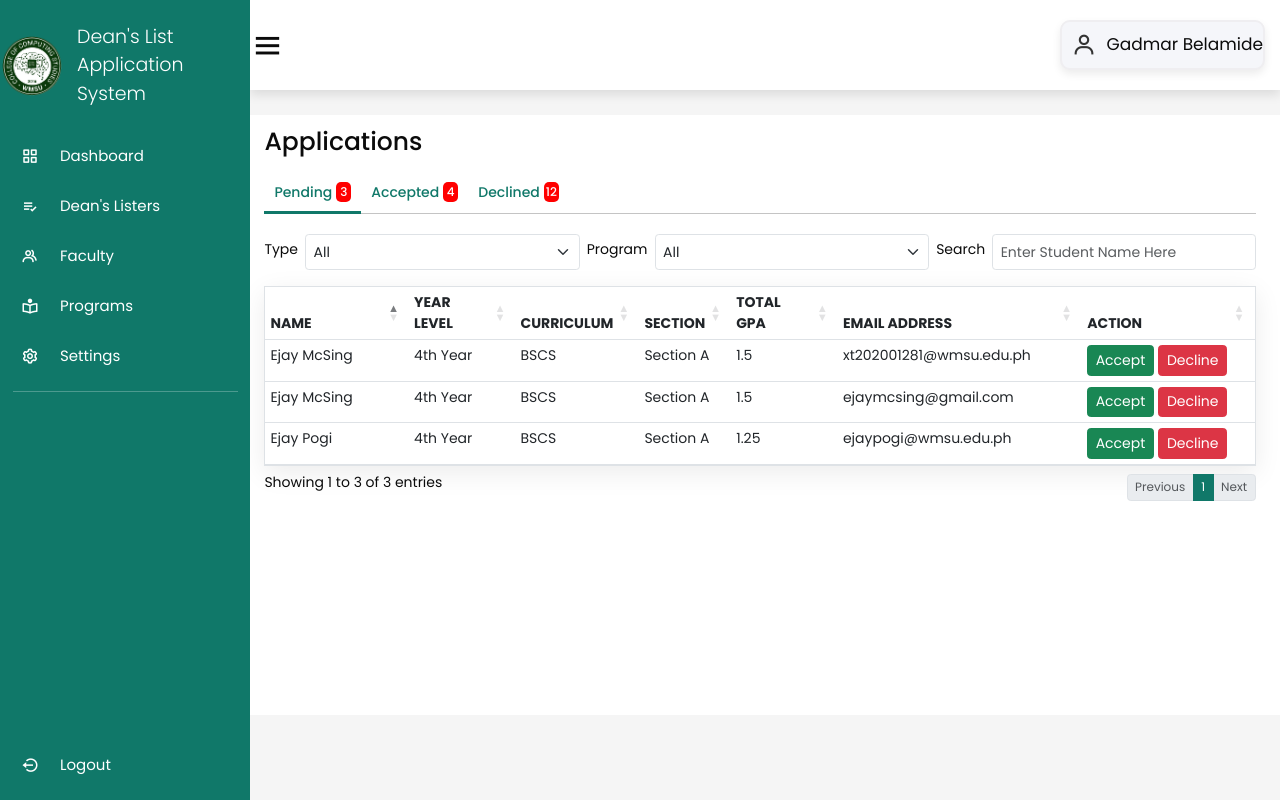
The app's page /apply/admin-application.php (signed in) with its own data.
### tables this page shows
CREATE TABLE `dean_applicants` (
  `id` int(11) NOT NULL,
  `name` varchar(255) NOT NULL,
  `email` varchar(255) NOT NULL,
  `school_year` varchar(255) NOT NULL,
  `curriculum` varchar(255) NOT NULL,
  `year_level` varchar(255) NOT NULL,
  `section` varchar(255) NOT NULL,
  `total_gpa` float NOT NULL,
  `status` varchar(255) NOT NULL,
  `user_id` int(11) NOT NULL
);

### apply/admin-application.php (the view, shortened to what this page needs)
<?php
$conn = mysqli_connect('localhost', 'root', '', 'deanslist');
?>
<!DOCTYPE html>
<html lang="en">
<head>
    <link rel="stylesheet" href="https://cdn.jsdelivr.net/npm/boxicons@latest/css/boxicons.min.css">
    <link href="../css/style.css?v=<?php echo time(); ?>" rel="stylesheet">
    <link rel="stylesheet" href="//code.jquery.com/ui/1.13.2/themes/base/jquery-ui.css">
    <link href="../css/admin-application.css?v=<?php echo time(); ?>" rel="stylesheet">
    <link href="https://cdn.jsdelivr.net/npm/bootstrap@5.3.0-alpha1/dist/css/bootstrap.min.css" rel="stylesheet">
    <link rel="stylesheet" href="https://cdn.datatables.net/1.13.4/css/dataTables.bootstrap5.min.css">
</head>
<body>
    <div class="side-bar">
        <br>
        <div class="logo-details">
            <img class="logo" style="margin-left:2px" src="../img/ccslogo.png" width="55" height="60">
            <span class="logo-name">Dean's List Application <br> System</span>
        </div>
        <br>
        <ul class="nav-links">
            <li>
                <a href="../dashboard/dashboard.php">
                    <i class='bx bx-grid-alt'></i>
                    <span class="links-name">Dashboard</span>
                </a>
            </li>
            <li>
                <a href="../listers/listers.php">
                    <i class='bx bx-list-check'></i>
                    <span class="links-name">Dean's Listers</span>
                </a>
            </li>
            <li>
                <a href="../faculty/faculty.php">
                    <i class='bx bx-group'></i>
                    <span class="links-name">Faculty</span>
                </a>
            </li>
            <li>
                <a href="../programs/programs.php">
                    <i class='bx bx-book-reader'></i>
                    <span class="links-name">Programs</span>
                </a>
            </li>
            <li>
                <a href="#">
                    <i class='bx bx-cog'></i>
                    <span class="links-name">Settings</span>
                </a>
            </li>
            <hr class="line">
            <li id="logout-link">
                <a class="logout-link" href="../login/logout.php" title="Logout">
                    <i class='bx bx-log-out-circle'></i>
                    <span class="links-name">Logout</span>
                </a>
            </li>
        </ul>
    </div>
    <section class="home-section">
        <nav>
            <div class="side-bar-button">
                <i class='bx bx-menu small'></i>
            </div>
            <div class="profile-details">
                <i class='bx bx-user'></i>
                <?php echo '<span class="admin-name">' . $_SESSION['user_firstname'] . ' ' . $_SESSION['user_lastname'] . '</span>'; ?>
            </div>
        </nav>
        <div class="home-content">
            <div class="main-content">
                <h1>Applications</h1>
                <div class="content-table-container">
                    <ul class="nav nav-pills">
                        <li class="nav-item">
                            <a class="pending nav-link d-flex flex-row active" aria-current="page" href="#pending" data-bs-toggle="tab">Pending <div class="number-pending d-flex flex-row justify-content-center align-items-center" style="background-color: red; padding: 2px; border-radius: 5px; font-size: 12px; width: 15px ;height: 20px; padding: 3px; color: white; margin-left: 4px"><?php $sql = "SELECT * FROM dean_applicants WHERE status = 'pending'";$result = mysqli_query($conn, $sql);echo mysqli_num_rows($result) ?></div> </a>
                        </li>
                        <li class="nav-item">
                            <a class="accepted nav-link d-flex flex-row" href="#accepted" data-bs-toggle="tab">Accepted <div class="number-pending d-flex flex-row justify-content-center align-items-center" style="background-color: red; padding: 2px; border-radius: 5px; font-size: 12px; width: 15px ;height: 20px; padding: 3px; color: white; margin-left: 4px"><?php $sql = "SELECT * FROM dean_applicants WHERE status = 'Accepted'";$result = mysqli_query($conn, $sql);echo mysqli_num_rows($result) ?></div> </a>
                        </li>
                        <li class="nav-item">
                            <a class="declined nav-link d-flex flex-row" href="#declined" data-bs-toggle="tab">Declined <div class="number-pending d-flex flex-row justify-content-center align-items-center" style="background-color: red; padding: 2px; border-radius: 5px; font-size: 12px; width: 15px ;height: 20px; padding: 3px; color: white; margin-left: 4px"><?php $sql = "SELECT * FROM dean_applicants WHERE status = 'Declined'";$result = mysqli_query($conn, $sql);echo mysqli_num_rows($result) ?></div> </a>
                        </li>
                    </ul>
                    <div class="tab-content">
                        <div class="tab-pane show active" id="pending">
                            <div class="filter-div d-flex flex-row ">
                                <p>Type</p>
                                <select class="form-select type">
                                    <option selected>All</option>
                                </select>
                                <p>Program</p>
                                <select class="form-select program">
                                    <option selected>All</option>
                                </select>
                                <p>Search</p>
                                <input class="form-control search-bar" type="text" placeholder="Enter Student Name Here">
                            </div>
                            <?php
                                $sql = "SELECT * FROM dean_applicants WHERE status = 'pending'";
                                $result = mysqli_query($conn, $sql);
                            ?>
                            <div class="applicant-table-div">
                                <table class="table" id="pendingTable">
                                    <thead>
                                        <tr>
                                            <th scope="col" style="width: 15%">Name</th>
                                            <th scope="col" style="width: 11%">Year Level</th>
                                            <th scope="col" style="width: 11%">Curriculum</th>
                                            <th scope="col" style="width: 9%">Section</th>
                                            <th scope="col" style="width: 11%">Total GPA</th>
                                            <th scope="col" style="width: 25%">Email Address</th>
                                            <th scope="col">Action</th>
                                        </tr>
                                    </thead>
                                    <tbody>
                                        <?php
                                        if (mysqli_num_rows($result) > 0) {
                                            while ($row = mysqli_fetch_assoc($result)) {
                                                if ($row["year_level"] % 10 == 1 && $row["year_level"] != 11) {
                                                    $suffix = "st";
                                                } else if ($row["year_level"] % 10 == 2 && $row["year_level"] != 12) {
                                                $suffix = "nd";
                                                } else if ($row["year_level"] % 10 == 3 && $row["year_level"] != 13) {
                                                $suffix = "rd";
                                                } else {
                                                $suffix = "th";
                                                }
                                                $user_id = $row["user_id"];
                                                echo "<tr><td>". $row["name"]. "</td><td>". $row["year_level"] . $suffix ." Year</td><td>BS". strtoupper($row["curriculum"]) ."</td><td>Section ". $row["section"] ."</td><td>". $row["total_gpa"] ."</td><td>". $row["email"] ."</td>". '<td>
                                                <form action="update.php" method="post">
                                                    <button type="button submit" name="accept" class="btn btn-success accept" data-bs-toggle="modal" data-bs-target="#confirmModal">Accept</button>
                                                    <button type="button submit" name="decline" class="btn btn-danger decline">Decline</button>
                                                    <input type="hidden" name="user_id" value="'.$user_id.'">
                                                </form></td>' ."</tr>";
                                            }
                                        }
                                        ?>
                                    </tbody>
                                </table>
                            </div>
                        </div>
                    </div>
                </div>
            </div>
        </div>
    </section>
</body>
</html>

### css/style.css (style rules this page uses)
* { font-family:'Poppins', sans-serif; margin: 0; padding: 0; box-sizing: border-box; font-size: 17px; color : rgb(11, 11, 11); outline: none; border:none; text-decoration: none; }
input, select { width: 100%; padding: 12px; margin: 8px 0; border-radius: 2px; box-sizing: border-box; border: 1px solid rgb(190, 190, 190); }
.side-bar { position: fixed; top: 0; left: 0; width: 200px; height: calc(100vh); background-color: #107869; z-index: 2000; font-family: var(--lato); transition: .3s ease; overflow: hidden; scrollbar-width: none; }
.side-bar .logo-details { height: 80px; display: flex; align-items: center; }
.side-bar .logo-details .logo { font-size: 28px; font-weight: 800; min-width: 60px; justify-items: center; }
.side-bar .logo-details .logo-name { color: #fff; font-size: 19px; font-weight: 300; align-items: center; display: block; margin-left: 15px; }
.side-bar .nav-links { padding: 0 !important; height: calc(100vh); }
.side-bar .nav-links li { position: relative; list-style: none; height: 50px; width: 100%; }
.side-bar .nav-links li a { height: 100%; width: 100%; display: flex; align-items: center; text-decoration: none; }
.side-bar .nav-links li i { min-width: 60px; text-align: center; font-size: 18px; color: #fff; }
.side-bar .nav-links li a .links-name { color: #fff; font-size: 15px; font-weight: 400; white-space: nowrap; }
.side-bar .nav-links .line { margin: 10px auto; width: 90%; height: 1px; border: 0; border-top: 1px solid white; }
.home-section { position: relative; background-color: #f5f5f5; min-height: calc(100vh); width: calc(100% - 250px); left: 250px; }
.home-section nav { position: fixed; top:0; left:20; right:20; z-index: 1000; background-color: var(--white); display: flex; padding-top: 2rem; padding-bottom: 2rem; box-shadow: var(--box-shadow); align-items: center; justify-content: space-between; }
.home-section nav .side-bar-button { display: flex; align-items: center; font-size: 24px; font-weight: 500; }
nav .side-bar-button i { font-size: 35px; margin-right: 10px; }
.home-section nav .profile-details { display: flex; align-items: center; background: #f5f6fa; border: 2px solid #efeef1; border-radius: 10px; height: 50px; min-width: 190px; box-shadow: 0 4px 8px 0 rgba(0,0,0,0.08); margin-right: 15px; }
.home-section nav .profile-details i { font-size: 25px; font-weight: 500; color: #333; margin: 0 10px; white-space: nowrap; }
.table { border-collapse: collapse; text-align: left; vertical-align: middle; width: 100%; overflow: auto; border: 1px solid black; border-radius: 20px; background-color: rgba(233, 239, 232, 0.974); box-shadow: 0 7px 25px rgba(0, 0, 0, 0.08); margin-right:100; }
th, td { padding: 8px; font-size: 14px; }
thead { background-color:#107869; font-size: .9rem; color: white; text-transform: uppercase; letter-spacing: 2%; }
thead th { width: auto; height: fit-content; color: #f5f5f5; }
tbody tr:nth-child(odd) { background-color: #fff; }
tbody tr:nth-child(even) { background-color: #eee; }
.home-section .home-content { position: relative; }
.declined { background-color: red; padding: 10px; color: white; border-radius: 12px; font-size: 12px; }
#logout-link { position: absolute; bottom: 0; margin-bottom: 10px; }
:root { --main-color:#107869; --black:#222; --white:#fff; --light-black:#777; --light-white:#fff9; --dark-bg:rgba(0,0,0,.7); --light-bg:#eee; --border:.1rem solid var(--black); --box-shadow:0 .5rem 1rem rgba(0,0,0,.1); --text-shadow:0 1.5rem 3rem rgba(0,0,0,.3); }
html { font-size: 62.5%; overflow-x: hidden; }
section { padding:5rem 10%; }
.btn { display: inline-block; background: var(--black); margin-top: 1rem; color:var(--white); font-size: 1.7rem; padding:1rem 3rem; cursor: pointer; border-radius: 5px; }

### records on screen
dean_applicants: name "Ejay Pogi", year_level "4", year_level "th", curriculum "CS", section "A", total_gpa "1.25", email "ejaypogi@wmsu.edu.ph"
dean_applicants: name "Ejay McSing", year_level "4", year_level "th", curriculum "CS", section "A", total_gpa "1.5", email "xt202001281@wmsu.edu.ph"
dean_applicants: name "Ejay McSing", year_level "4", year_level "th", curriculum "CS", section "A", total_gpa "1.5", email "ejaymcsing@gmail.com"

### other values on screen
$_SESSION['user_firstname'] "Gadmar"
$_SESSION['user_lastname'] "Belamide"
mysqli_num_rows($result) "3"
mysqli_num_rows($result) "4"
mysqli_num_rows($result) "12"
